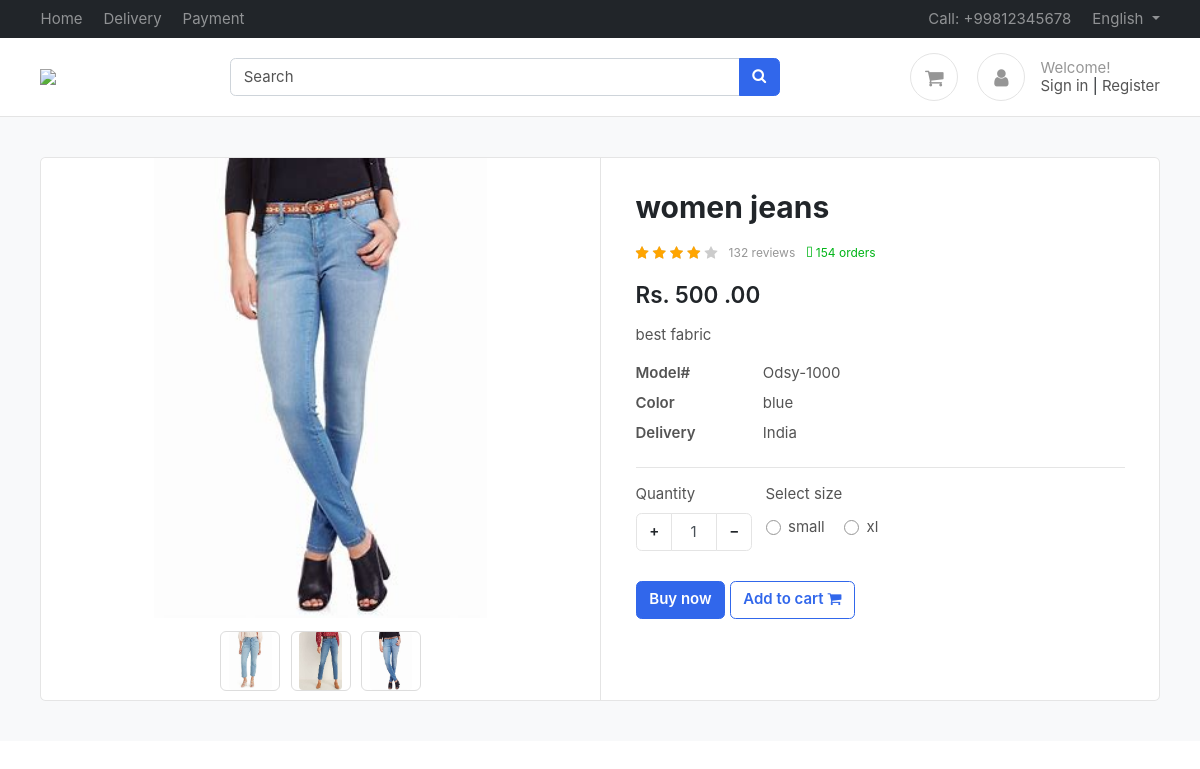
Screenshot of /product/women-jeans/ with the database file from the repository.
### product/models.py (models this page shows, shortened)
class product(BaseModel):
        product_name = models.CharField(max_length=100)
        slug= models.SlugField(unique=True , null=True , blank=True)
        category = models.ForeignKey(category, on_delete=models.CASCADE , related_name="products")
        price= models.IntegerField()
        product_description = models.TextField()
        color_variant = models.ManyToManyField(ColorVariant , blank = True )
        size_variant = models.ManyToManyField(SizeVariant , blank =True )

class productimage(BaseModel):
      product= models.ForeignKey(product, on_delete=models.CASCADE, related_name="product_images")
      image= models.ImageField(upload_to="product")

class SizeVariant(BaseModel):
    size_name = models.CharField(max_length=100)
    price = models.IntegerField(default=0)

### product/views.py (the view)
# urls.py: path('<slug>/', get_products , name="get_products"),
def get_products(request , slug):
    try:
        Product = product.objects.get(slug =slug)
        context = {'product' : Product }
        if request.GET.get('size'):
            size = request.GET.get('size')
            price = Product.get_product_price_by_size(size)
            context['selected_size'] = size
            context['updated_price'] = price
            print(price)
        return render(request  , 'product/product.html' , context = context)
    except Exception as e:
        print(e)

### templates/product/product.html (shortened to what this page needs)
{% extends "base/base.html"%}
{%  block start %}
<section class="section-content padding-y bg">
    <div class="container">
    <div class="card">
        <div class="row no-gutters">
            <aside class="col-md-6">
    <article class="gallery-wrap">
    <div class="img-big-wrap">
      <div> <a href="#"><img src="/media/{{product.product_images.first.image}}"></a></div>
    </div>
    <div class="thumbs-wrap">
      {% for image in product.product_images.all %}
      <a href="#" class="item-thumb"> <img src="/media/{{image.image}}"></a>
      {% endfor %}
    </div>
    </article>
            </aside>
            <main class="col-md-6 border-left">
    <article class="content-body">
    <h2 class="title">{{product.product_name}}</h2>
    <div class="rating-wrap my-3">
        <ul class="rating-stars">
            <li style="width:80%" class="stars-active">
                <i class="fa fa-star"></i> <i class="fa fa-star"></i>
                <i class="fa fa-star"></i> <i class="fa fa-star"></i>
            </li>
            <li>
                <i class="fa fa-star"></i> <i class="fa fa-star"></i>
                <i class="fa fa-star"></i> <i class="fa fa-star"></i>
                <i class="fa fa-star"></i>
            </li>
        </ul>
        <small class="label-rating text-muted">132 reviews</small>
        <small class="label-rating text-success"> <i class="fa fa-clipboard-check"></i> 154 orders </small>
    </div>
    <div class="mb-3">
        <var class="price h4">Rs.
          {% if updated_price %}
          {{updated_price}}
          {% else %}
          {{product.price}}
          {% endif %}
          .00</var>
    </div>
    <p>{{product.product_description}}</p>
    <dl class="row">
      <dt class="col-sm-3">Model#</dt>
      <dd class="col-sm-9">Odsy-1000</dd>
      <dt class="col-sm-3">Color</dt>
      <dd class="col-sm-9">blue</dd>
      <dt class="col-sm-3">Delivery</dt>
      <dd class="col-sm-9">India</dd>
    </dl>
    <hr>
        <div class="form-row">
            <div class="form-group col-md flex-grow-0">
                <label>Quantity</label>
                <div class="input-group mb-3 input-spinner">
                  <div class="input-group-prepend">
                    <button class="btn btn-light" type="button" id="button-plus"> + </button>
                  </div>
                  <input type="text" class="form-control" value="1">
                  <div class="input-group-append">
                    <button class="btn btn-light" type="button" id="button-minus"> − </button>
                  </div>
                </div>
            </div>
            {% if product.size_variant.count %}
            <div class="form-group col-md">
                    <label>Select size</label>
                    <div class="mt-1">
                      {% for size in product.size_variant.all %}
                        <label class="custom-control custom-radio custom-control-inline">
                          <div class="custom-control-label">{{size.size_name}}</div>
                        </label>
                      {% endfor %}
                    </div>
            </div>
            {% endif %}
        </div>
        <a href="#" class="btn  btn-primary"> Buy now </a>
        <a href="{% url 'add_to_cart' product.uid %}?variant={{selected_size}}" class="btn  btn-outline-primary"> <span class="text">Add to cart</span><link rel="stylesheet" href="https://maxcdn.bootstrapcdn.com/font-awesome/4.4.0/css/font-awesome.min.css"> <i class="fa fa-shopping-cart"></i>  </a>
    </article>
            </main>
        </div>
    </div>
    </div>
    </section>
{% endblock %}

### public/static/css/ui.css (style rules this page uses)
html { font-family: 'Inter', sans-serif; font-size: 15px; }
.content-body { flex: 1 1 auto; padding: 2rem 2.3rem; }
.padding-y { padding-top: 40px; padding-bottom: 40px; }
var { font-style: normal; }
article:after, .form-group:after { display: block; clear: both; content: ""; }
.bg { background-color: #f8f9fa; }
.card .title { color: #212529; }
.btn-light { background-color: #fff; border-color: #e4e4e4; }
dl[class="row"] { margin-bottom: 0; }
.price { font-weight: 600; color: #212529; }
.label-rating { margin-left: 7px; display: inline-block; vertical-align: middle; }
.rating-stars { display: inline-block; vertical-align: middle; list-style: none; margin: 0; padding: 0; position: relative; white-space: nowrap; clear: both; }
.rating-stars i { font-size: 14px; color: #ccc; display: inline; }
.rating-stars li { display: block; text-overflow: clip; white-space: nowrap; z-index: 1; }
.rating-stars li.stars-active { z-index: 2; position: absolute; top: 0; left: 0; overflow: hidden; }
.rating-stars li.stars-active i { color: orange; }
.input-spinner { width: 120px; flex-wrap: nowrap; display: inline-flex; }
.input-spinner input.form-control { text-align: center; max-width: 46px; flex-basis: 46px; border-color: #e4e4e4; flex-grow: 0; }
.input-spinner .btn { width: 36px; text-align: center; }
.gallery-wrap .img-big-wrap { margin-bottom: 10px; border-radius: 0.37rem; overflow: hidden; background-color: #fff; }
.gallery-wrap .img-big-wrap a { text-align: center; display: block; }
.gallery-wrap .img-big-wrap img { height: 460px; width: auto; display: inline-block; cursor: zoom-in; }
.gallery-wrap .thumbs-wrap { text-align: center; }
.gallery-wrap .thumbs-wrap .item-thumb { width: 60px; height: 60px; border: 1px solid #ddd; border-radius: 6px; margin: 3px; display: inline-block; overflow: hidden; }
.gallery-wrap .thumbs-wrap img { max-width: 100%; max-height: 100%; object-fit: cover; border-radius: 4px; cursor: zoom-in; }

### rows the page displays
product: product_images.first.image (picture), product_name "women jeans", price "500", product_description "best fabric"
productimage: image (picture)
productimage: image (picture)
productimage: image (picture)
SizeVariant: size_name "small"
SizeVariant: size_name "xl"
